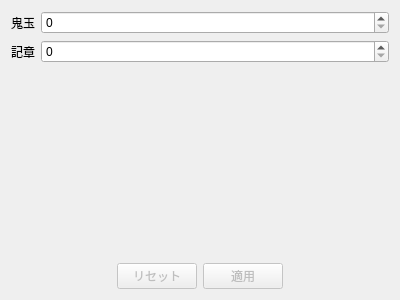
<?xml version="1.0" encoding="UTF-8"?>
<ui version="4.0">
 <class>Section9Tab</class>
 <widget class="QWidget" name="Section9Tab">
  <property name="geometry">
   <rect>
    <x>0</x>
    <y>0</y>
    <width>400</width>
    <height>300</height>
   </rect>
  </property>
  <property name="windowTitle">
   <string notr="true">Form</string>
  </property>
  <layout class="QVBoxLayout" name="verticalLayout">
   <item>
    <layout class="QFormLayout" name="formLayout">
     <item row="0" column="0">
      <widget class="QLabel" name="label">
       <property name="text">
        <string>鬼玉</string>
       </property>
      </widget>
     </item>
     <item row="0" column="1">
      <widget class="QSpinBox" name="onidamaCB">
       <property name="maximum">
        <number>999999</number>
       </property>
      </widget>
     </item>
     <item row="1" column="0">
      <widget class="QLabel" name="label_2">
       <property name="text">
        <string>記章</string>
       </property>
      </widget>
     </item>
     <item row="1" column="1">
      <widget class="QSpinBox" name="badgeSB">
       <property name="maximum">
        <number>999999</number>
       </property>
      </widget>
     </item>
    </layout>
   </item>
   <item>
    <layout class="QHBoxLayout" name="horizontalLayout_3">
     <item>
      <spacer name="horizontalSpacer">
       <property name="orientation">
        <enum>Qt::Horizontal</enum>
       </property>
       <property name="sizeHint" stdset="0">
        <size>
         <width>40</width>
         <height>20</height>
        </size>
       </property>
      </spacer>
     </item>
     <item>
      <widget class="QPushButton" name="resetButton">
       <property name="enabled">
        <bool>false</bool>
       </property>
       <property name="text">
        <string>リセット</string>
       </property>
      </widget>
     </item>
     <item>
      <widget class="QPushButton" name="applyButton">
       <property name="enabled">
        <bool>false</bool>
       </property>
       <property name="text">
        <string>適用</string>
       </property>
      </widget>
     </item>
     <item>
      <spacer name="horizontalSpacer_2">
       <property name="orientation">
        <enum>Qt::Horizontal</enum>
       </property>
       <property name="sizeHint" stdset="0">
        <size>
         <width>40</width>
         <height>20</height>
        </size>
       </property>
      </spacer>
     </item>
    </layout>
   </item>
  </layout>
 </widget>
 <resources/>
 <connections/>
</ui>
